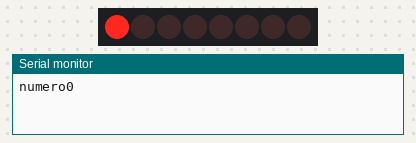
The sketch below on a simulated Arduino Uno, built with avr-gcc and run on an emulated ATmega328P. Shown: 8 shift-register outputs drawn as a row of LEDs (first output left, lit = HIGH), the last lines printed to the serial monitor. Wiring (inferred from the names in the program): shift register (74HC595): data pin 8; shift clock pin 10; latch pin 9. Wiring (inferred from the signals the program sends): row of LEDs: on Q0, Q1, Q2, Q3, Q4, Q5, Q6, Q7.

Above: at 0.2 s.
At 1.2 s:
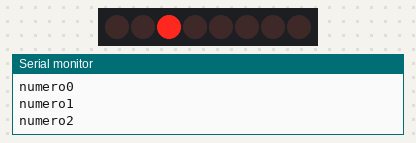
At 1.7 s:
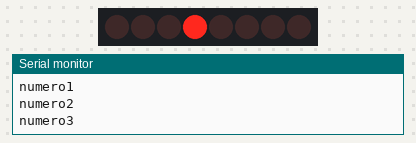
At 2.2 s:
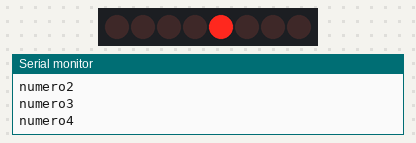
At 3.2 s:
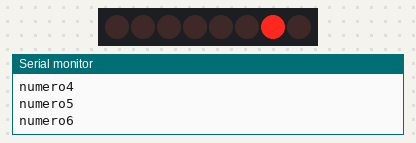
At 4.7 s:
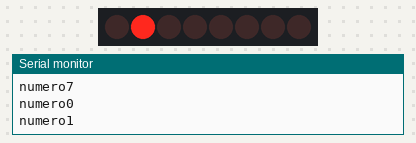
Timing chart, 0 to 5.2 s (numbered marks = the images above):
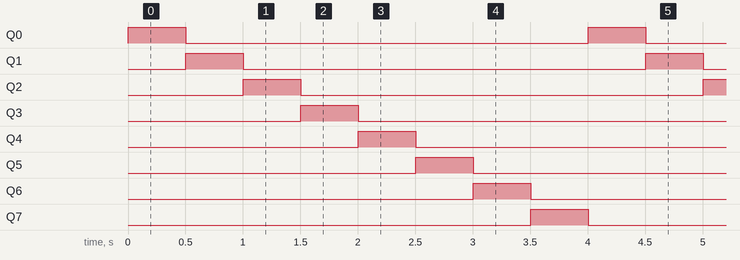

Measured:
- by itself, Q0–7: alternates HIGH for 0.50 s and LOW for 3.5 s
- by itself, everything shown: repeats every 4.0 s, in 9 steps

The sketch:

chenillard_chelou.ino
```cpp
int SER_Pin = 8;   //pin 14 on the 75HC595
int RCLK_Pin = 9;  //pin 12 on the 75HC595
int SRCLK_Pin = 10; //pin 11 on the 75HC595
int sens=1;
int led=0;
char incomingByte ;
//How many of the shift registers - change this
#define number_of_74hc595s 1

//do not touch
#define numOfRegisterPins number_of_74hc595s * 8

boolean registers[numOfRegisterPins];

void setup(){
  Serial.begin(9600);
  pinMode(SER_Pin, OUTPUT);
  pinMode(RCLK_Pin, OUTPUT);
  pinMode(SRCLK_Pin, OUTPUT);

  //reset all register pins
  clearRegisters();
  writeRegisters();
}

//set all register pins to LOW
void clearRegisters(){
  for(int i = numOfRegisterPins - 1; i >=  0; i--){
     registers[i] = LOW;
  }
}

//Set and display registers
//Only call AFTER all values are set how you would like (slow otherwise)
void writeRegisters(){

  digitalWrite(RCLK_Pin, LOW);

  for(int i = numOfRegisterPins - 1; i >=  0; i--){
    digitalWrite(SRCLK_Pin, LOW);

    int val = registers[i];

    digitalWrite(SER_Pin, val);
    digitalWrite(SRCLK_Pin, HIGH);

  }
  digitalWrite(RCLK_Pin, HIGH);

}

//set an individual pin HIGH or LOW
void setRegisterPin(int index, int value){
  registers[index] = value;
}

void loop(){


  int i;
  for (i=0; i<8;i++) {
      Serial.print("numero");
      Serial.println(led);
      setRegisterPin(led, HIGH);
      writeRegisters();
      delay(500);
      setRegisterPin(led, LOW);
      writeRegisters();
      if (Serial.available() > 0) {
                // read the incoming byte:
                //incomingByte = Serial.read();
                char texte;
                int j=0;
                int k;
                texte=Serial.read();
                if (texte=='d'){
                sens=1;

      }
                if (texte=='i'){
                  sens=-1;
                  }
                }
      led=led+sens;
      // -1%8=-1 selon arduino
      if (led==-1){
        led=7;
      }
      if (led==8){
        led=0;
      }

    }

  //writeRegisters();  //MUST BE CALLED TO DISPLAY CHANGES
  //Only call once after the values are set how you need.
}
```
